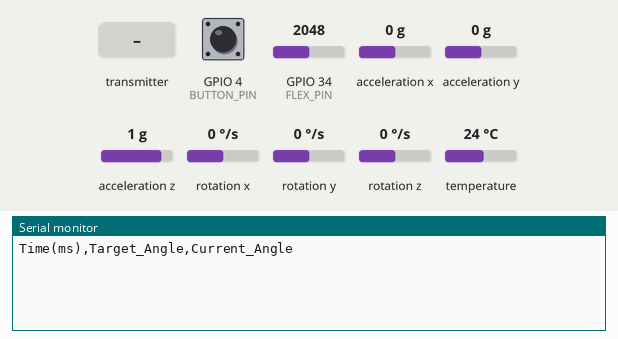
A sketch run on a simulated ESP32. Parts: the last lines printed to the serial monitor. Inputs (shaded band) come from the test bench; at power-on: GPIO 4 (BUTTON_PIN) HIGH, GPIO 34 (FLEX_PIN) = 2048, acceleration x 0 g, acceleration y 0 g, acceleration z 1 g, rotation x 0 °/s, rotation y 0 °/s, rotation z 0 °/s, temperature 24 °C.

Above: at 1.2 s.
1.3 s: the transmitter starts sending timestamp = 0
At 1.61 s:
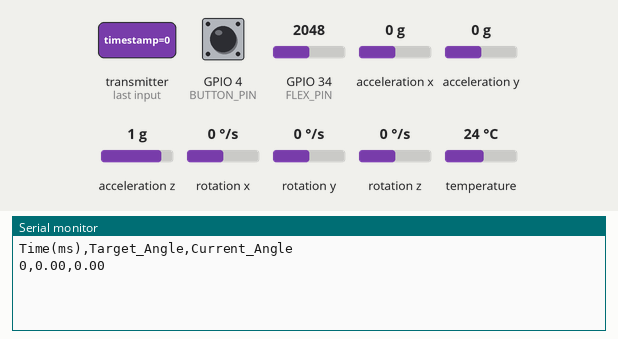
3.3 s: the transmitter starts sending target_angle = 45
At 3.61 s:
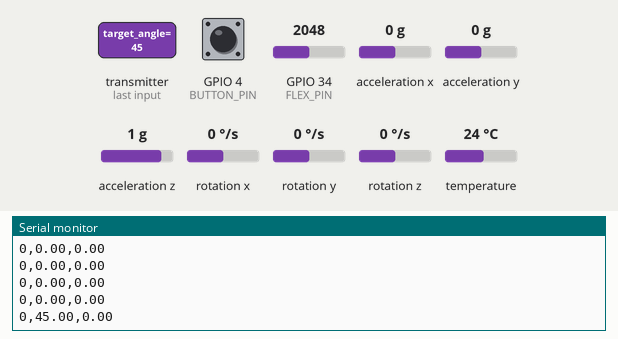
4.8 s: the transmitter starts sending current_angle = 45
At 5.11 s:
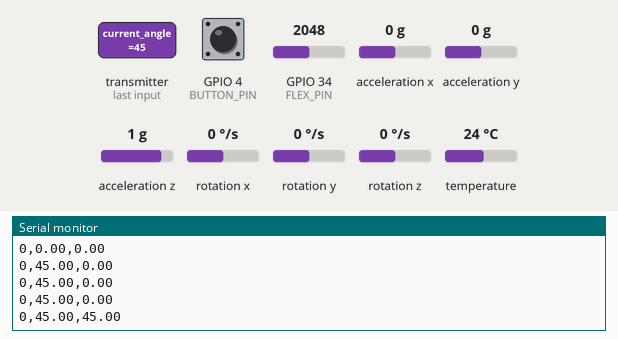
6.3 s: the transmitter starts sending timestamp = 1024
At 6.61 s:
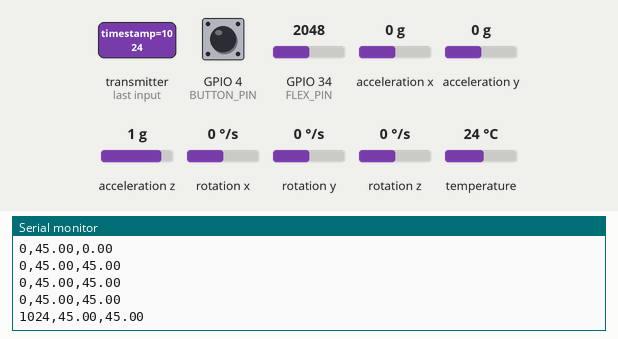
7.8 s: the transmitter starts sending target_angle = 0
At 8.11 s:
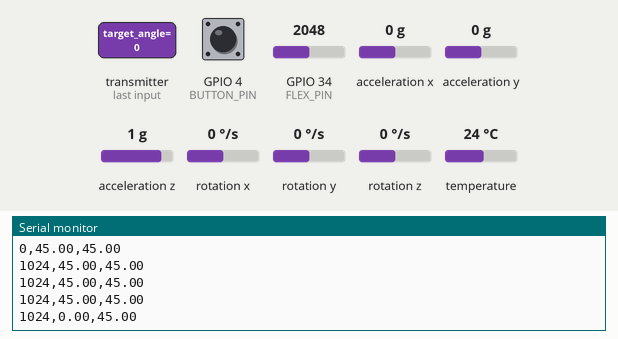
9.3 s: the transmitter starts sending current_angle = 0
At 9.61 s:
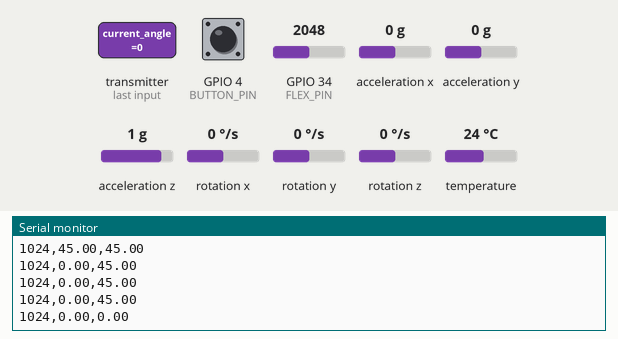

The sketch:

sketch_08_04_send.ino
```cpp
#include <WiFi.h>
#include <esp_now.h>
#include <esp_wifi.h>
#include <Wire.h>
#include <Adafruit_MPU6050.h>
#include <Adafruit_Sensor.h>

// --- 1. 定義通訊結構
typedef struct message {
  int speed;       // 前後速度 (-255 ~ 255)
  int turn;        // 左右轉向 (-255 ~ 255)
  int flex_pwm;    // 彎曲感測檔位 PWM 值
  int mode_switch; // 模式切換訊號 (0=手套模式, 1=自主巡邏模式)
} message;


//  遙測回傳結構 (加入時間戳記)

typedef struct telemetry_data {
  unsigned long timestamp; // 時間戳記 (毫秒)
  float target_angle;
  float current_angle;
} telemetry_data;

telemetry_data incomingTelemetry;


//3. 新增：接收回呼函式 (把收到的數據印成 CSV)

void OnTelemetryRecv(const uint8_t * mac, const uint8_t *incomingData, int len) {
  // 確認收到的封包大小是否等於遙測結構的大小
  if (len == sizeof(telemetry_data)) {
    memcpy(&incomingTelemetry, incomingData, sizeof(incomingTelemetry));

    //  印出最純粹的 CSV 格式： 時間,目標值,實際值
    Serial.print(incomingTelemetry.timestamp);
    Serial.print(",");
    Serial.print(incomingTelemetry.target_angle);
    Serial.print(",");
    Serial.println(incomingTelemetry.current_angle);
  }
}

message myMessage;
Adafruit_MPU6050 mpu;

// 接收端的 MAC 位址
uint8_t peer1[] = {0xFF, 0xFF, 0xFF, 0xFF, 0xFF, 0xFF};
esp_now_peer_info_t peerInfo;


//  腳位與全域變數設定

const int FLEX_PIN = 34;   // 彎曲感測器接腳
const int BUTTON_PIN = 4;  //  切換模式按鈕接腳

//  中斷與防震盪專用變數
volatile unsigned long last_debounce_time = 0;
const unsigned long DEBOUNCE_DELAY = 300; // 防震盪時間：300毫秒內的連續觸發都會被過濾
volatile bool button_pressed_flag = false; // 紀錄按鈕是否被有效按下的旗標


//  硬體中斷函式 (Interrupt Service Routine)

// ESP32 的中斷函式必須加上 IRAM_ATTR，讓它跑在最快的 RAM 裡面
void IRAM_ATTR handleButtonInterrupt() {
  unsigned long current_time = millis();

  // 防震盪邏輯：如果現在時間距離上次觸發超過 300 毫秒，才視為有效按壓
  if (current_time - last_debounce_time > DEBOUNCE_DELAY) {
    button_pressed_flag = true; // 立起旗標，交給主迴圈處理
    last_debounce_time = current_time;
  }
}

void OnDataSent(const uint8_t *mac_addr, esp_now_send_status_t status) {
  // Serial.println(status == ESP_NOW_SEND_SUCCESS ? "傳送成功" : "傳送失敗");
}

void setup() {
  Serial.begin(115200);

  //  更改 CSV 標題列 (新增時間欄位)
  Serial.println("Time(ms),Target_Angle,Current_Angle");

  //  1. 恢復 MPU6050 初始化 ( 如果沒接硬體，程式會卡在這裡保護系統)
  if (!mpu.begin()) {
    Serial.println("找不到 MPU6050，請檢查接線。");
    while (1) yield();
  }
  mpu.setFilterBandwidth(MPU6050_BAND_21_HZ);

  pinMode(FLEX_PIN, INPUT);

  //  初始化按鈕腳位
  pinMode(BUTTON_PIN, INPUT_PULLUP);
  attachInterrupt(digitalPinToInterrupt(BUTTON_PIN), handleButtonInterrupt, FALLING);

  //  2. 啟動 WiFi 與 ESP-NOW
  WiFi.mode(WIFI_STA);
  if (esp_now_init() != ESP_OK) {
    Serial.println("ESP-NOW 初始化失敗");
    return;
  }

  //  3. 註冊發送與接收的回呼函式
  esp_now_register_send_cb(OnDataSent);
  esp_now_register_recv_cb(OnTelemetryRecv);

  //  4. 恢復註冊車載端為 Peer (必須執行，否則 loop 發送會報錯)
  memcpy(peerInfo.peer_addr, peer1, 6);
  peerInfo.channel = 0;
  peerInfo.encrypt = false;

  if (esp_now_add_peer(&peerInfo) != ESP_OK) {
    Serial.println("無法新增接收端");
    return;
  }
}

void loop() {

  //  處理按鈕切換邏輯 (改為脈衝觸發)

  if (button_pressed_flag) {
    myMessage.mode_switch = 1; //  1 代表「發送一次切換請求」
    button_pressed_flag = false; // 放下旗標
    //    Serial.println(" 傳送模式切換脈衝指令");
  } else {
    myMessage.mode_switch = 0; //  0 代表「平時無動作」
  }

  // --- 讀取 MPU6050 數據 ---
  sensors_event_t a, g, temp;
  mpu.getEvent(&a, &g, &temp);
  float z_accel = a.acceleration.z;
  float y_accel = a.acceleration.y;

  // --- 讀取彎曲感測器數據 ---
  int flex_raw = analogRead(FLEX_PIN);

  // --- 數據轉換與死區設定 ---
  int speed_val = map(y_accel * 10, -98, 98, -255, 255);
  int turn_val  = map(z_accel * 10, -98, 98, -255, 255);

  if (abs(y_accel) < 1.5) {
    speed_val = 0;
  }
  if (abs(z_accel) < 1.5) {
    turn_val = 0;
  }

  // --- 彎曲感測器檔位邏輯 ---
  int target_gear = 0;
  if (flex_raw < 500) {
    target_gear = 0;
  } else if (flex_raw >= 500 && flex_raw < 800) {
    target_gear = 150;
  } else if (flex_raw >= 800 && flex_raw < 905) {
    target_gear = 195;
  } else {
    target_gear = 230;
  }

  // --- 打包封包 ---
  myMessage.speed = -speed_val;
  myMessage.turn  = turn_val;
  myMessage.flex_pwm = target_gear;


  // --- 正式發送 ---
  esp_now_send(peer1, (uint8_t *) &myMessage, sizeof(myMessage));

  // --- 除錯印出 ---
  //  Serial.print("傳送 -> [Speed: "); Serial.print(myMessage.speed);
  //  Serial.print(", Turn: "); Serial.print(myMessage.turn);
  //  Serial.print(", Gear: "); Serial.println(myMessage.flex_pwm);


  delay(50);
}
```

Measured:
- after the input at 1.3 s, the serial monitor: prints a new line at once (image 1)
- after the input at 3.3 s, the serial monitor: prints a new line at once (image 2)
- after the input at 4.8 s, the serial monitor: prints a new line at once (image 3)
- after the input at 6.3 s, the serial monitor: prints a new line at once (image 4)
- after the input at 7.8 s, the serial monitor: prints a new line at once (image 5)
- after the input at 9.3 s, the serial monitor: prints a new line at once (image 6)
